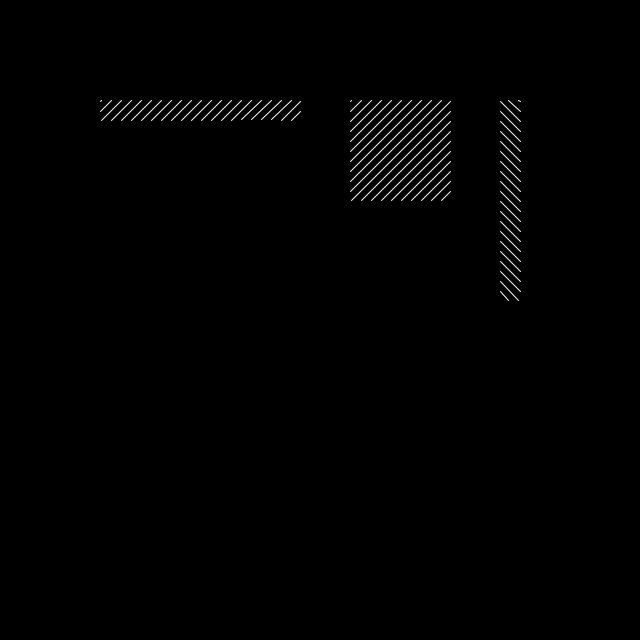
Frame 1 (no input)
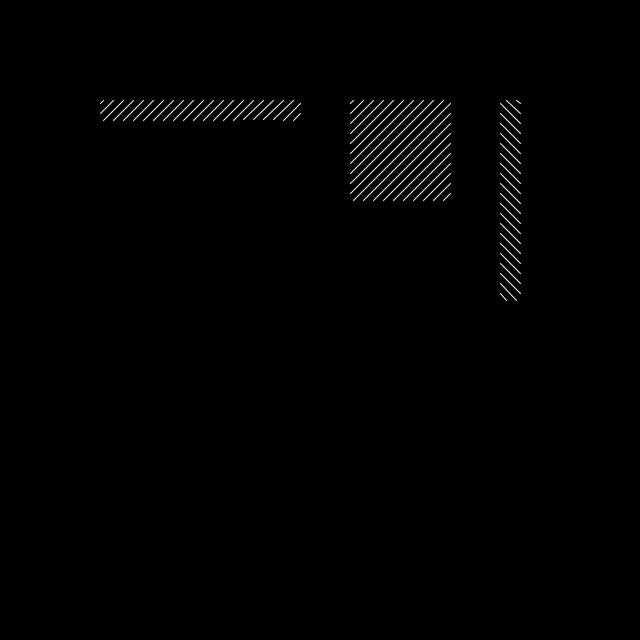
Frame 60 (the mouse pressed at the canvas centre just before this capture)
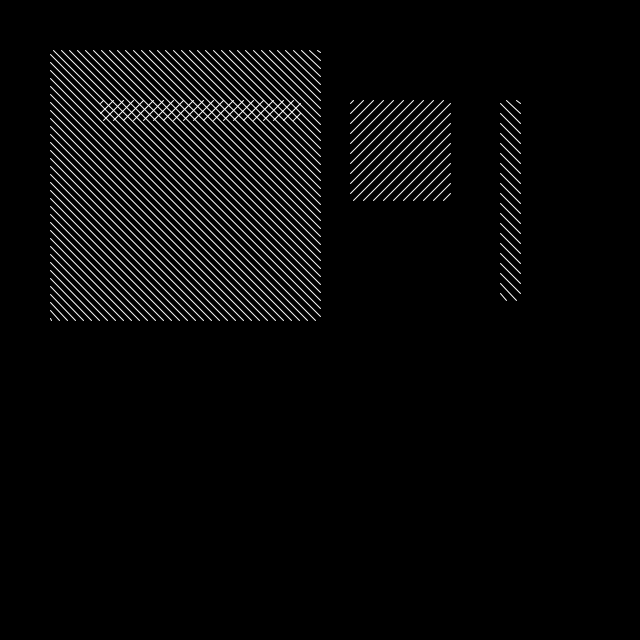
Frame 120 (the mouse held since frame 60 and released just before this capture)

The Processing sketch that drew these frames (run headless with seeded random() and noise(); from frame 60 on, the mouse is pressed at the canvas centre):

// Processing sketch: rectLinesDiag
// ── rectLinesDiag.pde
void setup() {
  size(640, 640);
}

void draw() {
  background(0);
  stroke(255);
  noFill();
  float time = millis()*0.001;
  rectLines(100, 100, 200, 20, 10, 0, time%1);
  rectLines(500, 100, 20, 200, 10, 1, time%1);
  rectLines(350, 100, 100, 100, 10, 0, time%1);
  rectLines(50, 50, mouseX-50, mouseY-50, 8, 1, time%1);//(time%10 < 5)? 0 : 1, time%1);
}

void rectLines(float x, float y, float w, float h, float s, int dir, float tt) {
  float des = s*tt;
  //rect(x, y, w, h);
  if (dir == 0) {
    for (float i = des; i < max(w, h); i+=s) {
      float difw = constrain(i-w, 0, h);
      float difh = constrain(i-h, 0, w);
      line(x+i-difw, y+difw, x+difh, y+i-difh);
    }
    for (float i = s-(max(w, h)-des)%s; i < min(w, h); i+=s) {
      float dw = constrain(w-h, 0, h+w);
      float dh = constrain(h-w, 0, h+w);
      line(x+dw+i, y+h, x+w, y+dh+i);
    }
  }
  if (dir == 1) {
    for (float i = des; i < max(w, h); i+=s) {
      float difw = constrain(i-w, 0, h);
      float difh = constrain(i-h, 0, w);
      line(x+w-i+difw, y+difw, x+w-difh, y+i-difh);
    }
    for (float i = s-(max(w, h)-des+s)%s; i < min(w, h); i+=s) {
      float dh = constrain(h-w, 0, h+w);
      float dw = constrain(w-h, 0, h+w);
      line(x+w-dw-i, y+h, x, y+dh+i);
    }
  }
}
